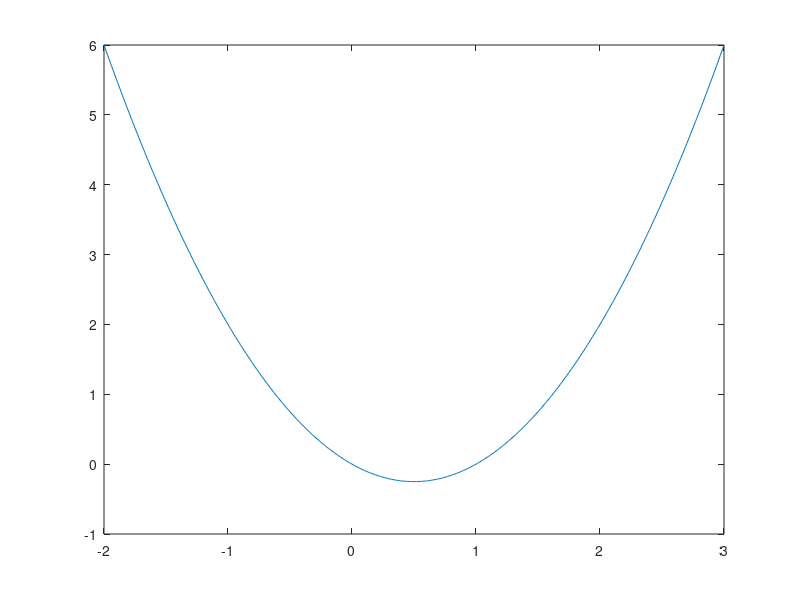

Reproduce this figure in MATLAB. (Note: this script raises an error after producing the figure.)
%Script to run the line search on the simple test platform
%Copyright (c) 2015 Isaiah Bell
%All rights reserved
clear
clc
%setup test function
simple = @(x) (x.^2-x);
%prepare plotting the function
test_x = [-2:0.01:3];
simple_y = simple(test_x);
plot(test_x,simple_y)
%create an objective function handle to pass around
%this returns [f, f'] of the simple function above
objective = @(x)(deal((x^2-x),(2*x-1))) 
%configure the linesearch parameters here
x_prev = 2;
mu_1 = 1e-4;
mu_2 = 0.9;
alpha_init = input('Enter inital step length: ');
alpha_max = 3;

%do a bad thing and have infinite while loop to simulate do while
while true
	%compute the descent direction of the objective function
	%in this case we directly evaluate the gradient and then normalize
	[f_init,g_init] = objective(x_prev);
	p = -g_init./norm(g_init);

	step = mdoLineSearch(objective, p, x_prev, mu_1, mu_2, alpha_init, alpha_max);
	%jump to this point
	x_curr = x_prev + p*step;
	%these two never change
	hold on
	plot(x_curr,simple(x_curr),'rd');
	hold on
	%test if the gradient has been reduced enough to quit
	[f_curr, g_curr] = objective(x_curr);
	if (norm(g_curr) < norm(g_init)*1e-6)
		break;
	else
		disp(norm(g_curr)/norm(g_init))
	end
	x_prev = x_curr
end

%test by golden section method

fig1 = figure;
figure(fig1);
a = -2;
b = 4;
epsilon = 1e-15;
[left,right,cost_data] = mdoGoldenSection(objective,a,b,epsilon);
x_vals = [a-.5:0.01:b+.5];
y_vals = simple(x_vals);
plot(x_vals,y_vals)

%test the real question
fig2 = figure;
figure(fig2);

%create the drag equation
rho = 1.23;	%density of air kg/m^3
mu = 17.8 * 1e-6; % viscosity of air kg/(m sec)
Velocity = 35; %airspeed m/sec
S = 11.8; %planform area m^2
S_wet = 2.05*S; % wing wetted area m^2
k = 1.2; %form factor
C_l = 0.3; %lift coefficient
e = 0.96; %Oswald efficiency factor

Reynolds = @(l_char) (rho*Velocity*l_char/mu);
